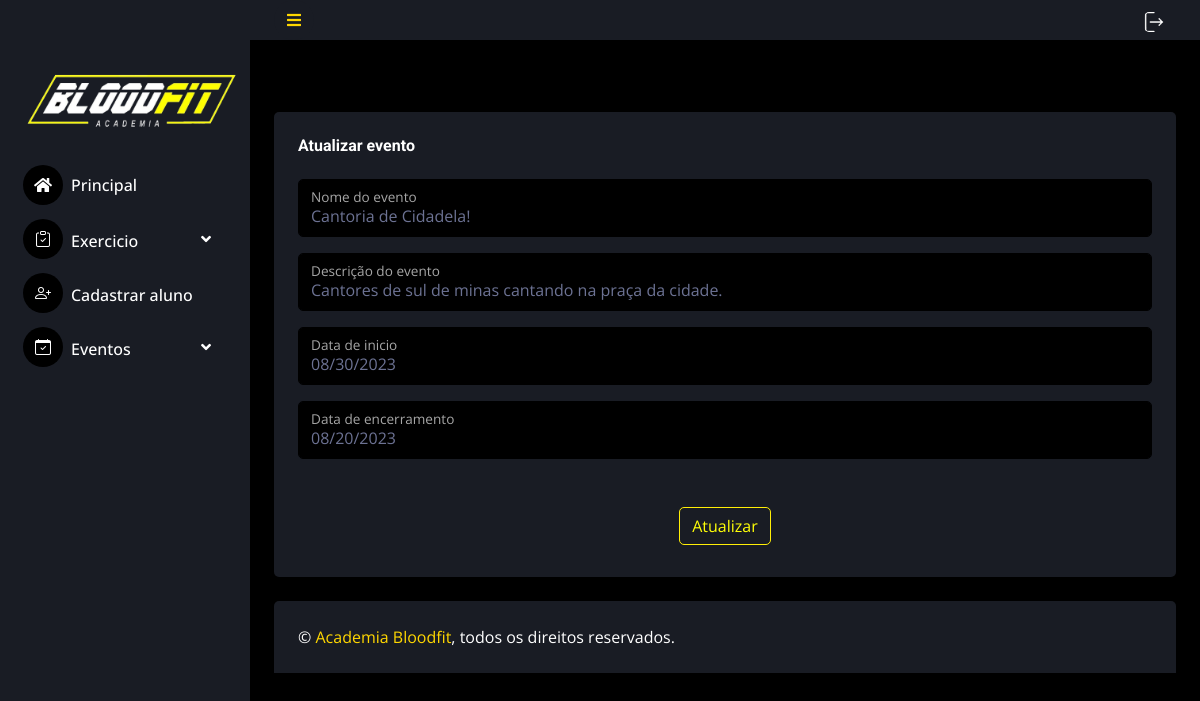
The app's page /admin/editar_evento?id_evento=3 (signed in) with its own data.
### tables this page shows
CREATE TABLE `eventos` (
  `id_evento` int(2) NOT NULL,
  `nome_evento` varchar(50) NOT NULL,
  `descricao_evento` varchar(80) NOT NULL,
  `data_evento` date NOT NULL,
  `data_final` date NOT NULL
);

### admin/editar_evento.php (the view, shortened to what this page needs)
<?php
include_once('include/header.php');
if(isset($_GET['id_evento'])){
	$id_evento = $_GET['id_evento'];
	$sql = "SELECT * FROM eventos WHERE id_evento = ?";
	$stmt = mysqli_prepare($_SESSION['conexao'], $sql);
	mysqli_stmt_bind_param($stmt, "i", $id_evento);
	mysqli_stmt_execute($stmt);
	$resp_sql = mysqli_stmt_get_result($stmt);
	$resp_sql = mysqli_fetch_array($resp_sql, MYSQLI_ASSOC);
}
?>
<br><br>
<div class="container-fluid pt-4 px-4">
<div class="bg-secondary rounded h-80 p-4">
                            <h6 class="mb-4">Atualizar evento</h6>
  <form action="editar_evento" method="post">
<div class="form-floating mb-3">
                                <input name="nome_evento" type="text" class="form-control"  placeholder="Nome do evento" value="<?=$resp_sql['nome_evento']?>">
                                <label>Nome do evento</label>
                            </div>
                            <div class="form-floating mb-3">
                                <input type="text" name="descricao_evento" class="form-control" placeholder="Descrição do evento" value="<?=$resp_sql['descricao_evento']?>">
                                <label>Descrição do evento</label>
                            </div>
                            <div class="form-floating mb-3">
                                <input type="date" name="data_evento" class="form-control" placeholder="Data do evento" value="<?=$resp_sql['data_evento']?>">
                                <label>Data de inicio</label>
                            </div>
                            <div class="form-floating mb-3">
                                <input type="date" name="data_final" class="form-control" placeholder="Data final" value="<?=$resp_sql['data_final']?>">
                                <label>Data de encerramento </label>
                            </div>
                           <center> <br><button type="submit" class="btn btn-outline-warning m-2" value="Atualizar">Atualizar</button></center>
                        </div>
</div>
<?php
include_once 'include/footer.php';
?>

### css/style.css (style rules this page uses)
:root { --primary: #fbff00; --secondary: #191C24; --light: #6C7293; --dark: #000000; }
.btn { transition: .5s; }

### records on screen
eventos: nome_evento "Cantoria de Cidadela!", descricao_evento "Cantores de sul de minas cantando na praça da cidade.", data_evento "08/30/2023", data_final "08/20/2023"
